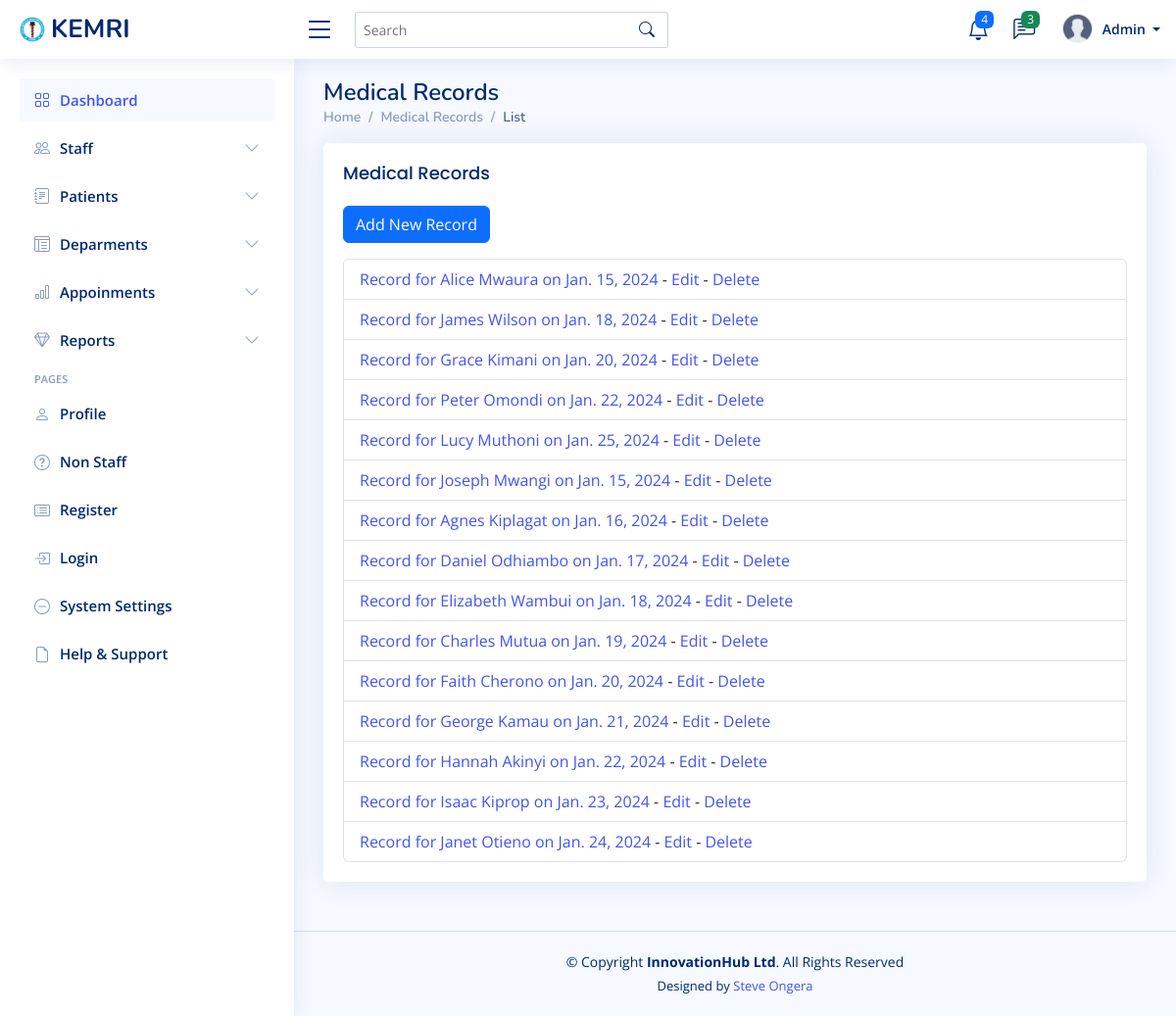
/medical-records/, run on the app's committed database.
### mtwapa_branch/models.py (models this page shows, shortened)
class MedicalRecord(models.Model):
    patient = models.ForeignKey(Patient, on_delete=models.CASCADE)
    doctor = models.ForeignKey(Doctor, on_delete=models.SET_NULL, null=True)
    date = models.DateField()
    visit_reason = models.CharField(max_length=255, blank=True, null=True)  # Reason for visit
    diagnosis = models.TextField()  # Diagnosis details
    symptoms = models.TextField(blank=True, null=True)  # Symptoms reported by the patient
    physical_examination = models.TextField(blank=True, null=True)  # Doctor's observations during examination
    vital_signs = models.CharField(max_length=255, blank=True, null=True)  # Example: "Temp: 37.5°C, BP: 120/80"
    tests_ordered = models.TextField(blank=True, null=True)  # Tests requested by the doctor
    test_results = models.TextField(blank=True, null=True)  # Results of tests conducted
    prescription = models.TextField(blank=True, null=True)  # Medications prescribed
    procedures = models.TextField(blank=True, null=True)  # Any procedures performed
    follow_up_date = models.DateField(blank=True, null=True)  # Next scheduled visit
    additional_notes = models.TextField(blank=True, null=True)  # Any additional observations or instructions
    created_at = models.DateTimeField(auto_now_add=True)
    updated_at = models.DateTimeField(auto_now=True)

class Patient(models.Model):
    first_name = models.CharField(max_length=100)
    last_name = models.CharField(max_length=100)
    phone = models.CharField(max_length=100)
    gender = models.CharField(
        max_length=10,
        choices=[('Male', 'Male'), ('Female', 'Female'), ('Other', 'Other')],
        blank=True,
        null=True
    )
    email = models.EmailField(max_length=100 , blank=True, null=True )
    Identification_no= models.CharField(max_length=100 , blank=True, null=True)
    date_of_birth = models.DateField()
    address = models.TextField()
    emergency_contact_name = models.CharField(max_length=100)
    emergency_contact_number = models.CharField(max_length=15)
    blood_type = models.CharField(max_length=3, blank=True, null=True)
    allergies = models.TextField(blank=True, null=True)
    chronic_conditions = models.TextField(blank=True, null=True)
    medical_history = models.TextField(blank=True, null=True)
    insurance_provider = models.CharField(max_length=100, blank=True, null=True)
    profile_picture = models.ImageField(upload_to='patient_profiles/', blank=True, null=True)
    date_added = models.DateTimeField( blank=True, null=True )  # Automatically sets the date when a patient is added

### mtwapa_branch/views.py (the view)
# urls.py: path('medical-records/', views.medical_record_list, name='medical_record_list'),
def medical_record_list(request):
    records = MedicalRecord.objects.all()
    return render(request, 'medical_record/medical_record_list.html', {'records': records})

### templates/medical_record/medical_record_list.html
{% extends 'base/base.html' %}
{% block content %}
<div class="pagetitle">
    <h1>Medical Records</h1>
    <nav>
        <ol class="breadcrumb">
            <li class="breadcrumb-item"><a href="{% url 'dashboard' %}">Home</a></li>
            <li class="breadcrumb-item">Medical Records</li>
            <li class="breadcrumb-item active">List</li>
        </ol>
    </nav>
</div>
<section class="section">
    <div class="row">
        <div class="col-lg-12">
            <div class="card">
                <div class="card-body">
                    <h5 class="card-title">Medical Records</h5>
                    <a href="{% url 'medical_record_create' %}" class="btn btn-primary mb-3">Add New Record</a>
                    <ul class="list-group">
                        {% for record in records %}
                        <li class="list-group-item">
                            <a href="{% url 'medical_record_detail' record.pk %}">
                                Record for {{ record.patient.first_name }} {{ record.patient.last_name }} on {{ record.date }}
                            </a>
                            - <a href="{% url 'medical_record_update' record.pk %}">Edit</a>
                            - <a href="{% url 'medical_record_delete' record.pk %}">Delete</a>
                        </li>
                        {% endfor %}
                    </ul>
                </div>
            </div>
        </div>
    </div>
</section>
{% endblock %}

### static/assets/css/style.css (style rules this page uses)
:root { scroll-behavior: smooth; }
body { font-family: "Open Sans", sans-serif; background: #f6f9ff; color: #444444; }
h1, h2, h3, h4, h5, h6 { font-family: "Nunito", sans-serif; }
.pagetitle { margin-bottom: 10px; }
.pagetitle h1 { font-size: 24px; margin-bottom: 0; font-weight: 600; color: #012970; }
.card { margin-bottom: 30px; border: none; border-radius: 5px; box-shadow: 0px 0 30px rgba(1, 41, 112, 0.1); }
.card-title { padding: 20px 0 15px 0; font-size: 18px; font-weight: 500; color: #012970; font-family: "Poppins", sans-serif; }
.card-body { padding: 0 20px 20px 20px; }
.breadcrumb { font-size: 14px; font-family: "Nunito", sans-serif; color: #899bbd; font-weight: 600; }
.breadcrumb a { color: #899bbd; transition: 0.3s; }
.breadcrumb .breadcrumb-item::before { color: #899bbd; }
.breadcrumb .active { color: #51678f; font-weight: 600; }

### data on the page
MedicalRecord: patient.first_name "Alice", patient.last_name "Mwaura", date "Jan. 15, 2024"
MedicalRecord: patient.first_name "James", patient.last_name "Wilson", date "Jan. 18, 2024"
MedicalRecord: patient.first_name "Grace", patient.last_name "Kimani", date "Jan. 20, 2024"
MedicalRecord: patient.first_name "Peter", patient.last_name "Omondi", date "Jan. 22, 2024"
MedicalRecord: patient.first_name "Lucy", patient.last_name "Muthoni", date "Jan. 25, 2024"
MedicalRecord: patient.first_name "Joseph", patient.last_name "Mwangi", date "Jan. 15, 2024"
MedicalRecord: patient.first_name "Agnes", patient.last_name "Kiplagat", date "Jan. 16, 2024"
MedicalRecord: patient.first_name "Daniel", patient.last_name "Odhiambo", date "Jan. 17, 2024"
MedicalRecord: patient.first_name "Elizabeth", patient.last_name "Wambui", date "Jan. 18, 2024"
MedicalRecord: patient.first_name "Charles", patient.last_name "Mutua", date "Jan. 19, 2024"
MedicalRecord: patient.first_name "Faith", patient.last_name "Cherono", date "Jan. 20, 2024"
MedicalRecord: patient.first_name "George", patient.last_name "Kamau", date "Jan. 21, 2024"
MedicalRecord: patient.first_name "Hannah", patient.last_name "Akinyi", date "Jan. 22, 2024"
MedicalRecord: patient.first_name "Isaac", patient.last_name "Kiprop", date "Jan. 23, 2024"
MedicalRecord: patient.first_name "Janet", patient.last_name "Otieno", date "Jan. 24, 2024"
